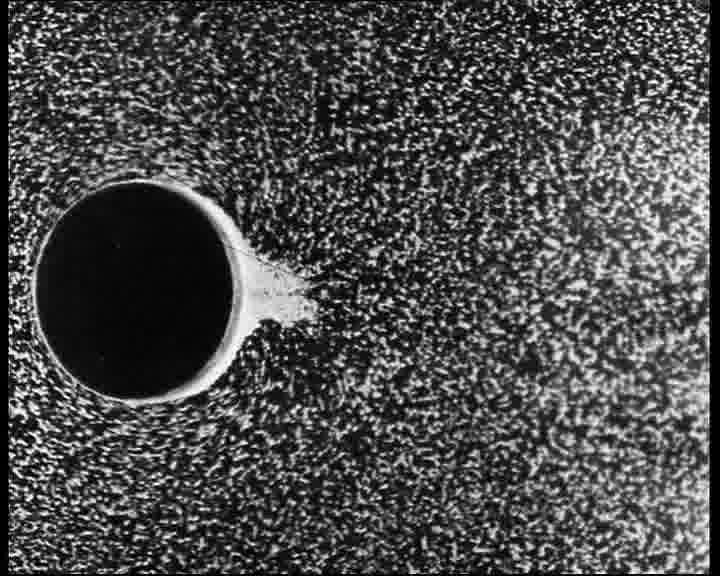
#> input picture part2/Sequence2/all_images__00004619.jpg, 720 x 576 px
$ jupyter execute --allow-errors Sequence2.ipynb   (shell and % lines are left out)
#> lines starting #> are read from the running program, lines starting #| are printed output that depends on the picture; after the words box and inside, x2 and y2 are one past the last pixel; in counts of white or black regions, pixels touching at a corner belong together
# Particle Image Velocimetry

[cell 1]
import openpiv.tools
import openpiv.process
import openpiv.scaling
import openpiv.validation
import openpiv.filters
import openpiv.preprocess
import numpy
import cv2
import matplotlib.pyplot
import skimage

[cell 2]
dt = 0.012      #time between images
path1 = 'Sequence2/all_images__00004619.jpg'
path2 = 'Sequence2/all_images__00004620.jpg'
path3 = 'Sequence2/all_images__00004624.jpg'
#> (the rest of this cell did not finish here and is left out)

#> (a cell that did not finish here is left out)

## Masking with opencv (cv2) - image processing package:
### Segmentation by thresholding (region based segmentation)

[cell 4]
imga = cv2.imread(path1)
#> imga is the input picture: shape (576, 720, 3); min 0, max 255, mean 76.4
imgb = cv2.imread(path2)
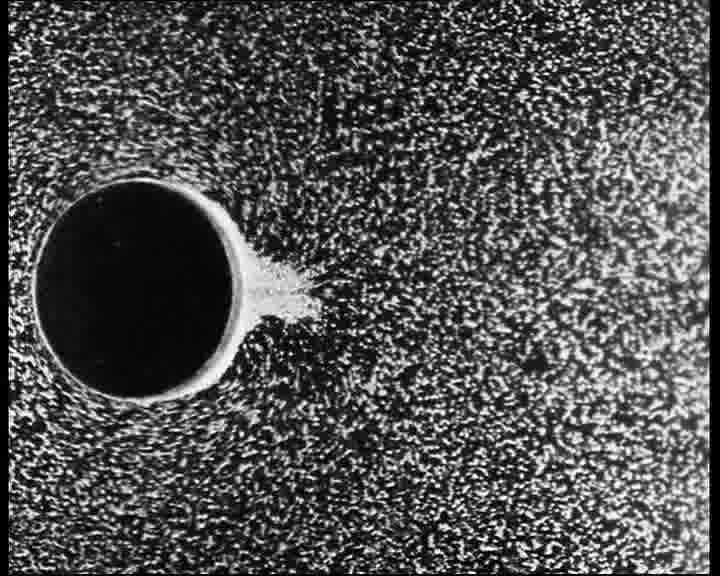
#> input picture part2/Sequence2/all_images__00004620.jpg, 720 x 576 px
#> imgb is the input picture: shape (576, 720, 3); min 0, max 255, mean 82.5
imgc = cv2.imread(path3)
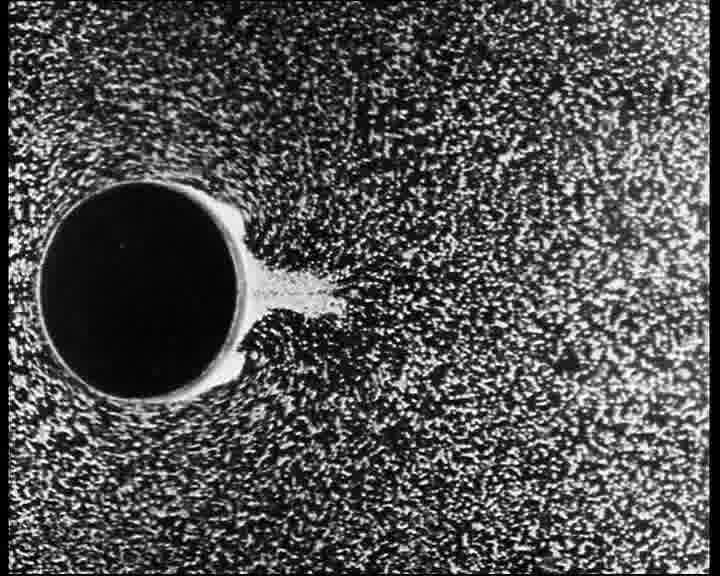
#> input picture part2/Sequence2/all_images__00004624.jpg, 720 x 576 px
#> imgc is the input picture: shape (576, 720, 3); min 0, max 255, mean 82
cv2.circle(imga, (134,290), 100, (0,0, 0), -1) #drawing a circle to mask
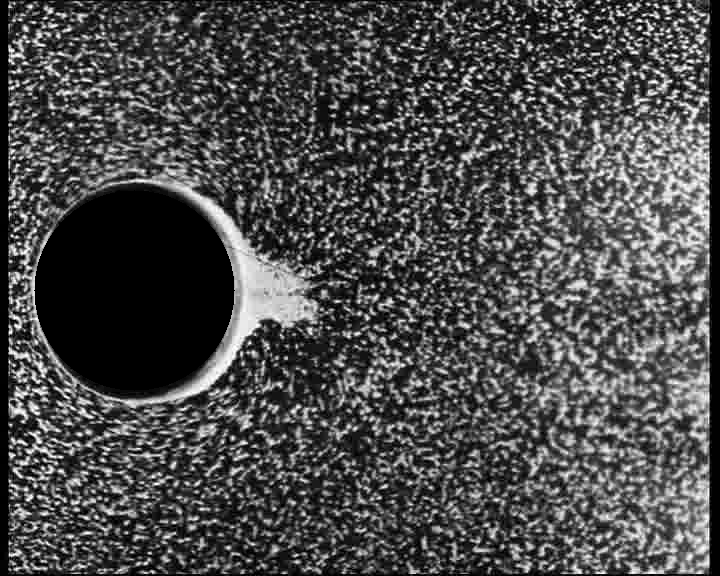
#> imga: shape (576, 720, 3); 7.56% of pixels changed, all inside (x1, y1, x2, y2) = (34, 190, 235, 391)
cv2.circle(imgb, (134,290), 100, (0,0, 0), -1) #drawing a circle to mask
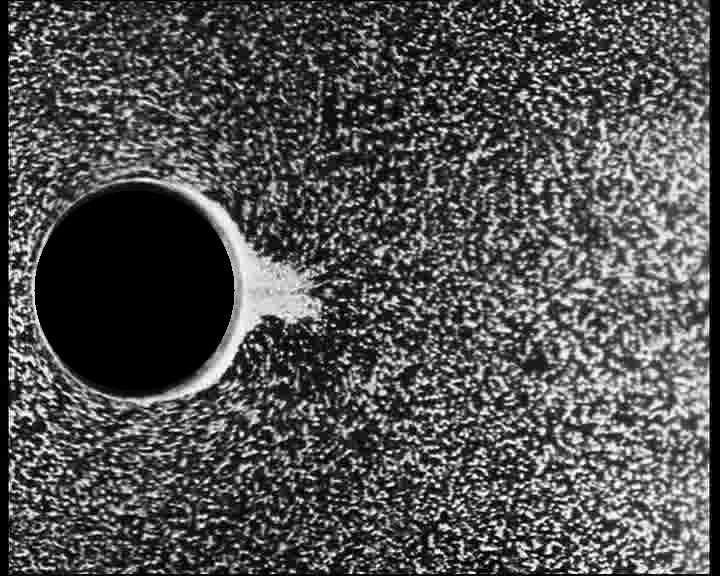
#> imgb: shape (576, 720, 3); 7.56% of pixels changed, all inside (x1, y1, x2, y2) = (34, 190, 235, 391)
cv2.circle(imgc, (134,290), 100, (0,0, 0), -1) #drawing a circle to mask
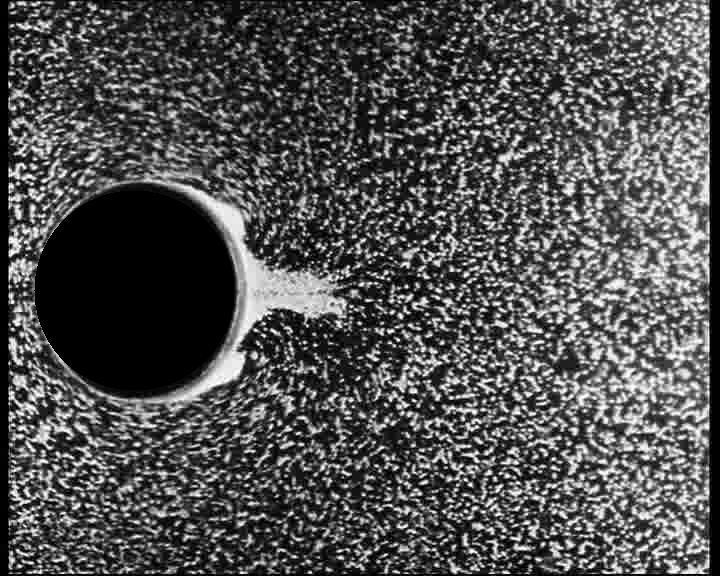
#> imgc: shape (576, 720, 3); 7.57% of pixels changed, all inside (x1, y1, x2, y2) = (34, 190, 235, 391)
cv2.imwrite("maskSeq2img1.jpg", imga)
cv2.imwrite("maskSeq2img2.jpg", imgb)
cv2.imwrite("maskSeq2img3.jpg", imgc)
mask1 = cv2.imread('maskSeq2img1.jpg', cv2.IMREAD_GRAYSCALE)
#> mask1: shape (576, 720); min 0, max 255, mean 75.5
mask2 = cv2.imread('maskSeq2img2.jpg', cv2.IMREAD_GRAYSCALE)
#> mask2: shape (576, 720); min 0, max 255, mean 81.6
mask3 = cv2.imread('maskSeq2img3.jpg', cv2.IMREAD_GRAYSCALE)
#> mask3: shape (576, 720); min 0, max 255, mean 81
fig = matplotlib.pyplot.figure(figsize=[20,20])
ax = fig.add_subplot(1, 3, 1)
ax.imshow(mask1)
ax2 = fig.add_subplot(1, 3, 2)
ax2.imshow(mask2)
ax3 = fig.add_subplot(1, 3, 3)
ax3.imshow(mask3)
